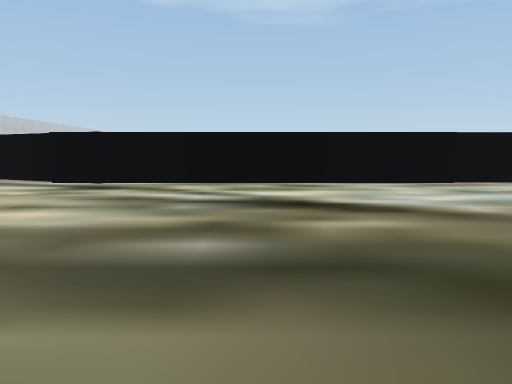
view 1 (above)

16 first-person views from a walk through a scene from a Unity 3-D project. The camera is 0.58 m above the floor, tilts 6° down and sees 70° across. The floor is counted in squares, 1 m on a side. Each view is taken from the middle of a square. On the plan, view 1 faces up. The plan holds only what a view shows up to about 10 squares ahead; the rest is blank. The place goes on beyond the plan. The player is left out. Some surface patterns are stand-ins.

view 2
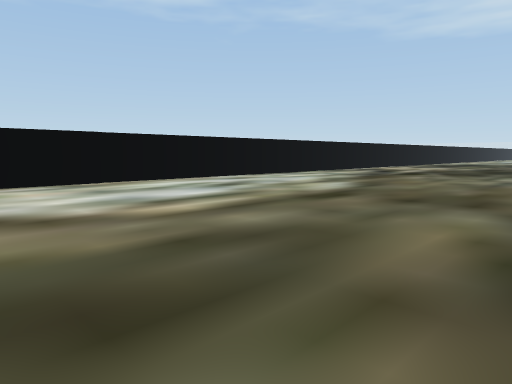

view 3
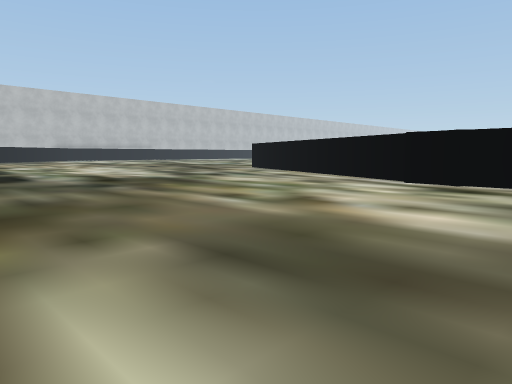

view 4
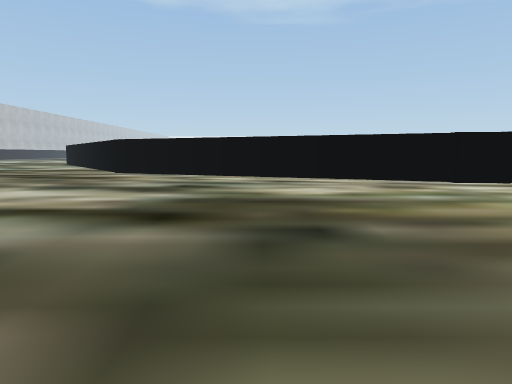

view 5
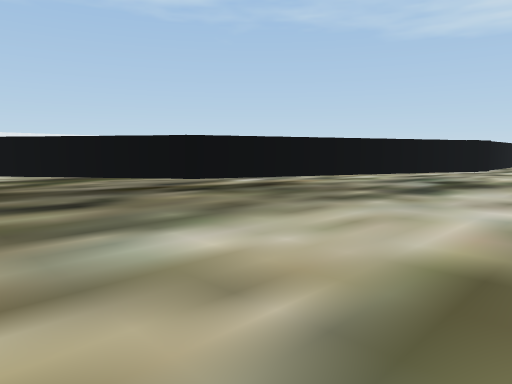

view 6
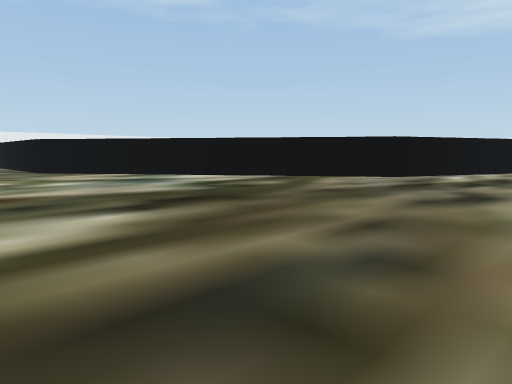

view 7
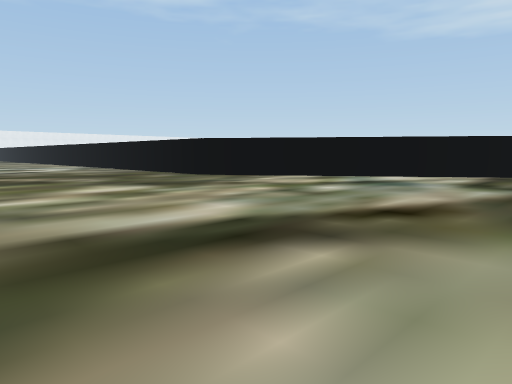

view 8
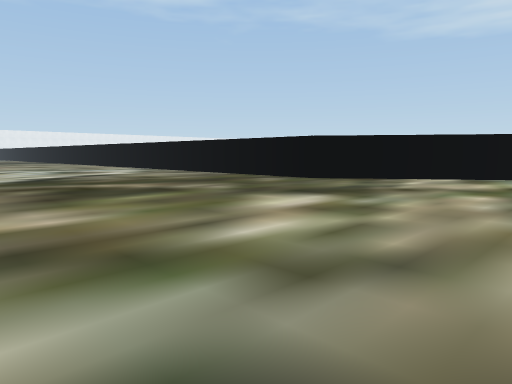

view 9
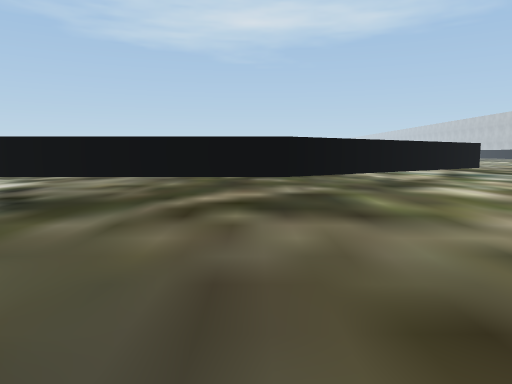

view 10
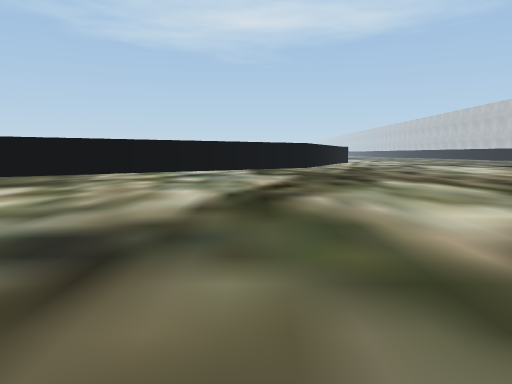

view 11
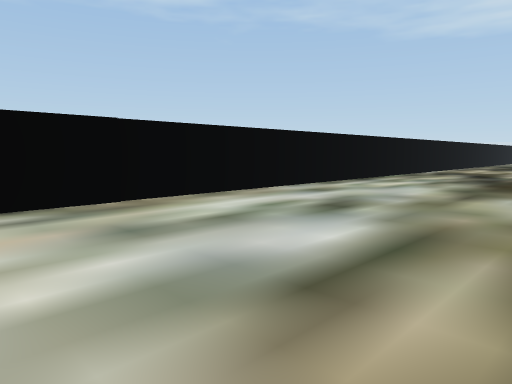

view 12
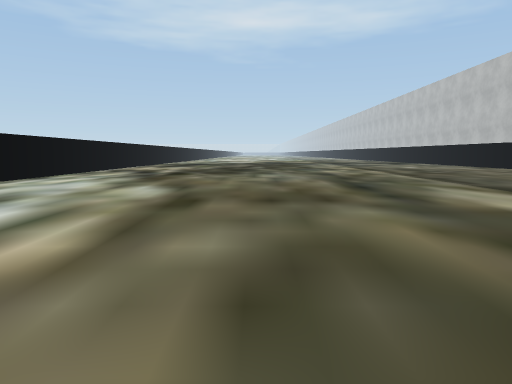

view 13
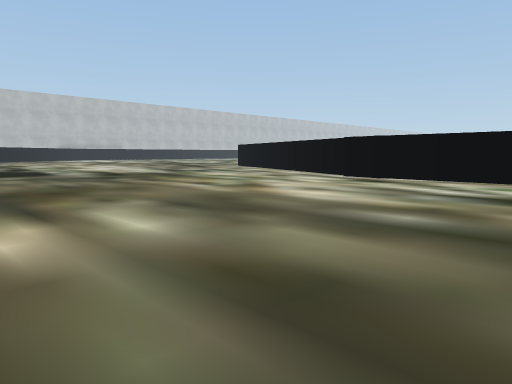

view 14
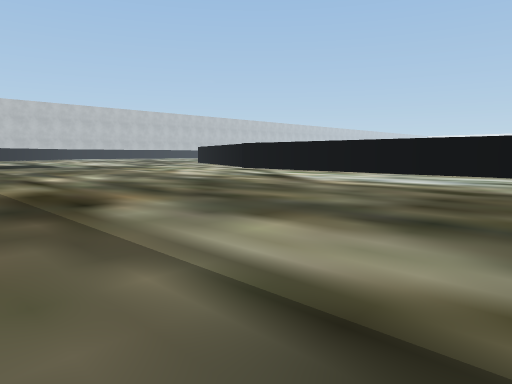

view 15
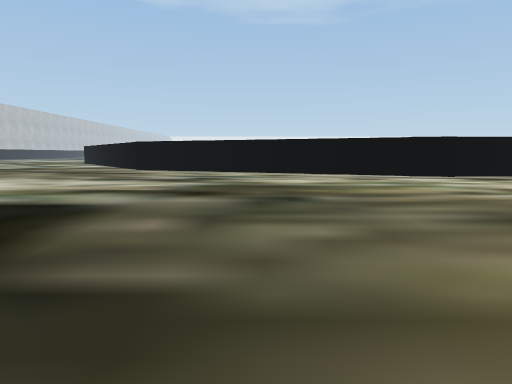

view 16
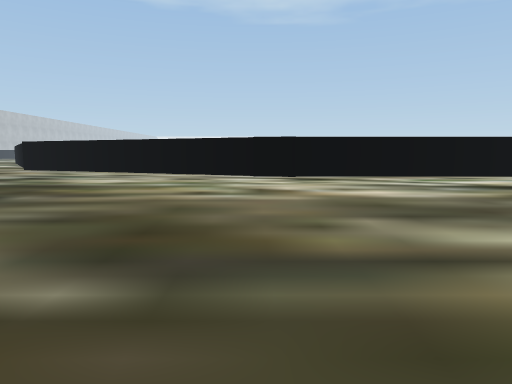

### Floor plan
Key: @ floor where view 1 was taken; # wall or solid block; . floor; O other object.
Columns run from 27 left of view 1 to 11 right of it. Each row starts with its distance up from view 1.
 24     .....#
 23     .....#
 22   .......#
 21  ........#
 20 .........#
 19  ........##
 18   ........##
 17   .........##
 16   ..........#
 15   ..........##
 14  ............##
 13 ..............#
 12  .............##
 11   .............###
 10     .............###
  9      ..............####
  8       ................###      ########
  7       .................O#OOOO###.......
  6           .............................
  5           .............................
  4           .... ........................
  3                ........................
  2                ........................
  1                 .......................
  0                  ..........@...........
 -1                   ... .................
 -2                    .   .  .............
 -3                                ........
 -4                                     ...

Where each view was taken, in squares from view 1:
view 1: 0 up, 0 right, facing up
view 2: 0 up, 1 right, facing up-right
view 3: 0 up, 1 left, facing up-left
view 4: 0 up, 8 left, facing up
view 5: 4 up, 17 left, facing up-right
view 6: 7 up, 21 left, facing up-right
view 7: 11 up, 24 left, facing up-right
view 8: 14 up, 25 left, facing up-right
view 9: 20 up, 27 left, facing right
view 10: 13 up, 27 left, facing right
view 11: 3 up, 2 right, facing up-right
view 12: 2 up, 1 right, facing right
view 13: 1 down, 1 right, facing up-left
view 14: 3 down, 7 right, facing up-left
view 15: 2 down, 8 left, facing up
view 16: 2 down, 4 left, facing up
